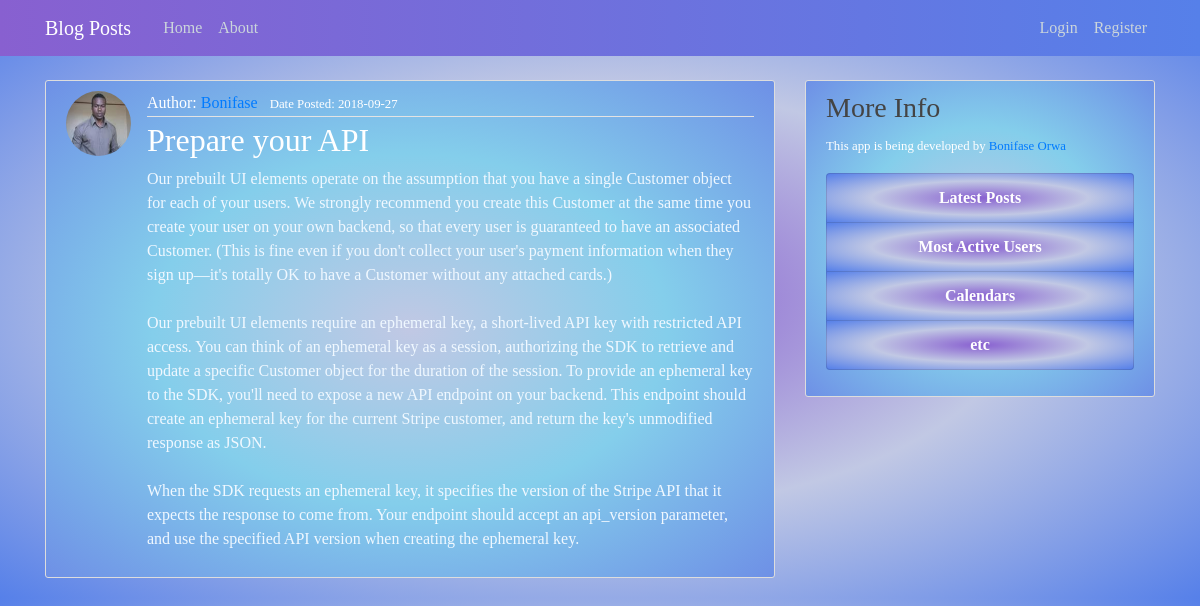
Page /home on the earlier database version.
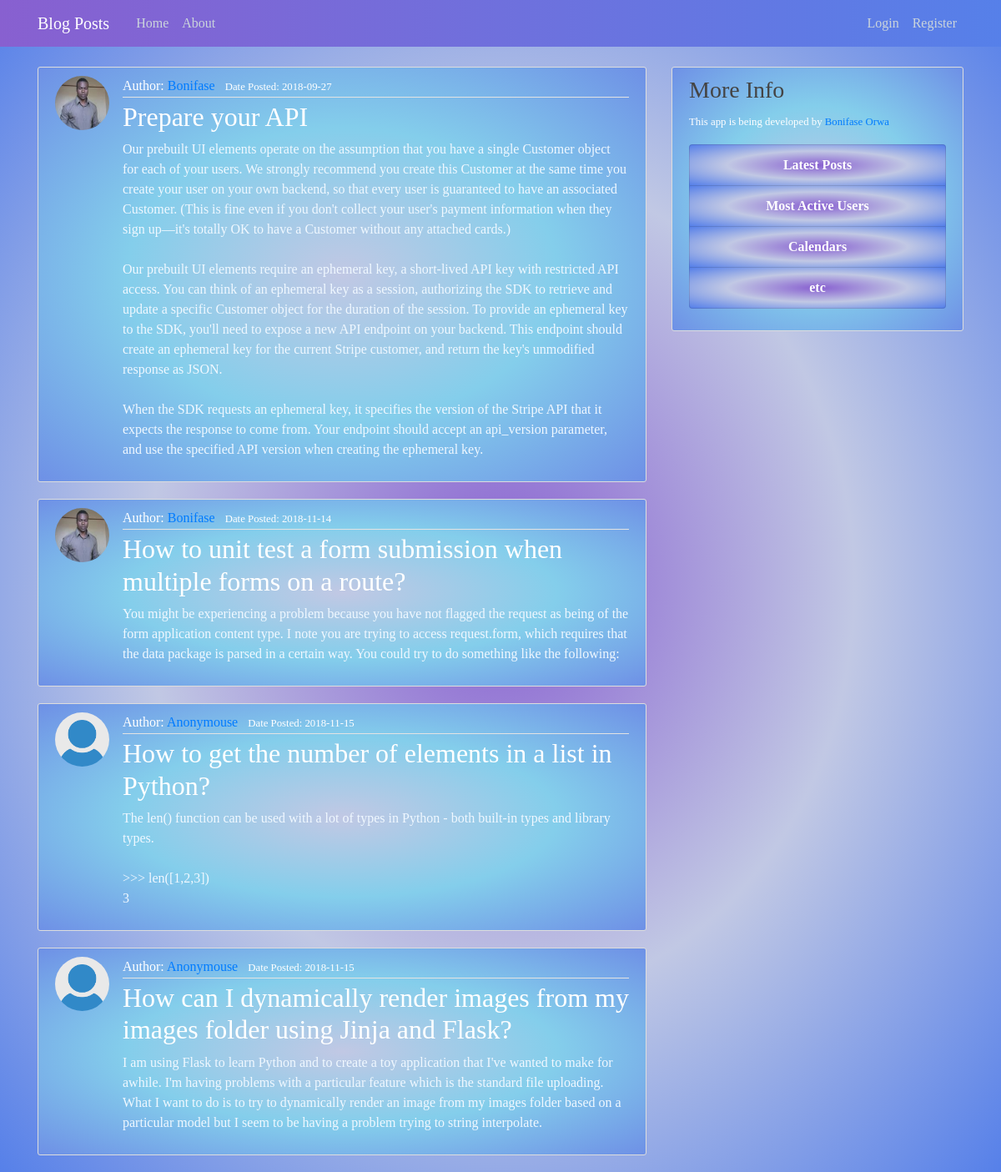
Same page on the later database version.
### blogpost/models/models.py (models this page shows, shortened)
class Post(db.Model):
    id = db.Column(db.Integer, primary_key=True)
    title = db.Column(db.String(100), nullable=False)
    date_posted = db.Column(
        db.DateTime, nullable=False, default=datetime.utcnow)
    content = db.Column(db.Text, nullable=False)
    user_id = db.Column(db.Integer, db.ForeignKey('user.id'), nullable=False)

class User(db.Model, UserMixin):
    id = db.Column(db.Integer, primary_key=True)
    username = db.Column(db.String(20), unique=True, nullable=False)
    email = db.Column(db.String(120), unique=True, nullable=False)
    image_file = db.Column(
        db.String(20), nullable=False, default='default.jpg')
    password = db.Column(db.String(60), nullable=False)
    posts = db.relationship('Post', backref='author', lazy=True)

### blogpost/routes.py (the view)
@app.route("/")
@app.route("/home")
def home():
    posts = Post.query.all()
    return render_template('home.html', posts=posts)

### blogpost/templates/home.html
{% extends "layout.html" %}
{% block content %}
    {% for post in posts %}
        <article class="media content-section">
          <img class="rounded-circle article-img" src="{{ url_for(
            'static', filename='profile_pics/' + post.author.image_file) }}">
          <div class="media-body">
            <div class="article-metadata">
              Author: <a class="mr-2" href="#"> {{ post.author.username }}</a>
              <small class="text-muted">Date Posted: {{ post.date_posted.strftime('%Y-%m-%d') }}</small>
            </div>
            <h2><a class="article-title" href="{{ url_for('post', post_id=post.id) }}">{{ post.title }}</a></h2>
            <p class="article-content">{{ post.content }}</p>
          </div>
        </article>
    {% endfor %}
{% endblock content %}

### blogpost/templates/layout.html (shortened to what this page needs)
<!DOCTYPE html>
<html>
<head>
    <link rel="stylesheet" href="https://maxcdn.bootstrapcdn.com/bootstrap/4.0.0/css/bootstrap.min.css">
    <link rel="stylesheet" type="text/css" href="{{ url_for('static', filename='main.css') }}">
</head>
<body>
    <header class="site-header">
      <nav class="navbar navbar-expand-md navbar-dark bg-steel fixed-top">
        <div class="container">
          <a class="navbar-brand mr-4" id="custom" href="/">Blog Posts</a>
          <div class="collapse navbar-collapse" id="navbarToggle">
            <div class="navbar-nav mr-auto">
              <a class="nav-item nav-link" id="custom" href="{{ url_for('home') }}">Home</a>
              <a class="nav-item nav-link" id="custom" href="{{ url_for('about') }}">About</a>
            </div>
            <div class="navbar-nav">
              {% if current_user.is_authenticated %}
              <a class="nav-item nav-link" id="custom" href="{{ url_for('new_post') }}">New Post</a>
              <a class="nav-item nav-link" id="custom" href="{{ url_for('account') }}">Account</a>
              <a class="nav-item nav-link" id="custom" href="{{ url_for('logout') }}">Logout</a>
              {% else %}
              <a class="nav-item nav-link" id="custom" href="{{ url_for('login') }}">Login</a>
              <a class="nav-item nav-link" id="custom" href="{{ url_for('register') }}">Register</a>
              {% endif %}
            </div>
          </div>
        </div>
      </nav>
    </header>
    <main role="main" class="container">
      <div class="row">
        <div class="col-md-8">
          {% block content %}{% endblock %}
        </div>
        <div class="col-md-4">
          <div class="content-section">
            <h3>More Info</h3>
            <p><small class="text-muted">This app is being developed by <a href="https://twitter.com/BonifaseOrwa?lang=en">Bonifase Orwa</a></small></p>
              <ul class="list-group" >
                <li class="list-group-item list-group-item-light" id="latest-posts">
                    <a class="post-link"  href="{{ url_for('latest_posts') }}">Latest Posts</a></li>
                <li class="list-group-item list-group-item-light" id="latest-posts">
                    <a class="post-link"  href="{{ url_for('active_users') }}">Most Active Users</a></li>
                <li class="list-group-item list-group-item-light" id="latest-posts">
                    <a class="post-link"  href="">Calendars</a></li>
                <li class="list-group-item list-group-item-light" id="latest-posts"><a class="post-link"  href="">etc</a></li>
              </ul>
          </div>
        </div>
      </div>
    </main>
</body>
</html>

### blogpost/static/main.css (style rules this page uses)
body { background: radial-gradient(#8860d0, #c1c8e4, #5680e9); color: #333333; margin-top: 5rem; font-family: Monotype Corsiva; }
h1, h2, h3, h4, h5, h6 { color: #444444; }
.bg-steel { background: linear-gradient(to right, #8860d0, #5680e9); }
.site-header .navbar-nav .nav-link { color: #cbd5db; }
.content-section { background: radial-gradient(#c1c8e4, #84ceeb, #6e90e6); color: aliceblue; padding: 10px 20px; border: 1px solid #dddddd; border-radius: 3px; margin-bottom: 20px; }
.article-title { color: #444444; }
.article-content { white-space: pre-line; }
.article-img { height: 65px; width: 65px; margin-right: 16px; }
.article-metadata { padding-bottom: 1px; color: #ffffff; margin-bottom: 4px; border-bottom: 1px solid #e3e3e3; }
.text-muted { color: white !important; }
.article-title { color: white; }
#latest-posts { background: radial-gradient(#8860d0, #c1c8e4, #5680e9); color: white; text-align: center; text-decoration: none; }
a.post-link, a.post-link:visited { font-size: 1em; font-weight: bold; text-decoration: none; color: white; }

Differences in the rows shown:
added Post: image_file (picture), author.username "Bonifase", date_posted "2018-11-14", title "How to unit test a form submission when multiple forms on a route?", content "You might be experiencing a problem because you have not flagged the request as being of the form application content type. I note you are trying to access request.form, which requires that the data package is parsed in a certain way. You could try to do something like the following:"
added Post: image_file (placeholder picture), author.username "Anonymouse", date_posted "2018-11-15", title "How to get the number of elements in a list in Python?", content "The len() function can be used with a lot of types in Python - both built-in types and library types. >>> len([1,2,3]) 3"
added Post: image_file (placeholder picture), author.username "Anonymouse", date_posted "2018-11-15", title "How can I dynamically render images from my images folder using Jinja and Flask?", content "I am using Flask to learn Python and to create a toy application that I've wanted to make for awhile. I'm having problems with a particular feature which is the standard file uploading. What I want to do is to try to dynamically render an image from my images folder based on a particular model but I seem to be having a problem trying to string interpolate."
